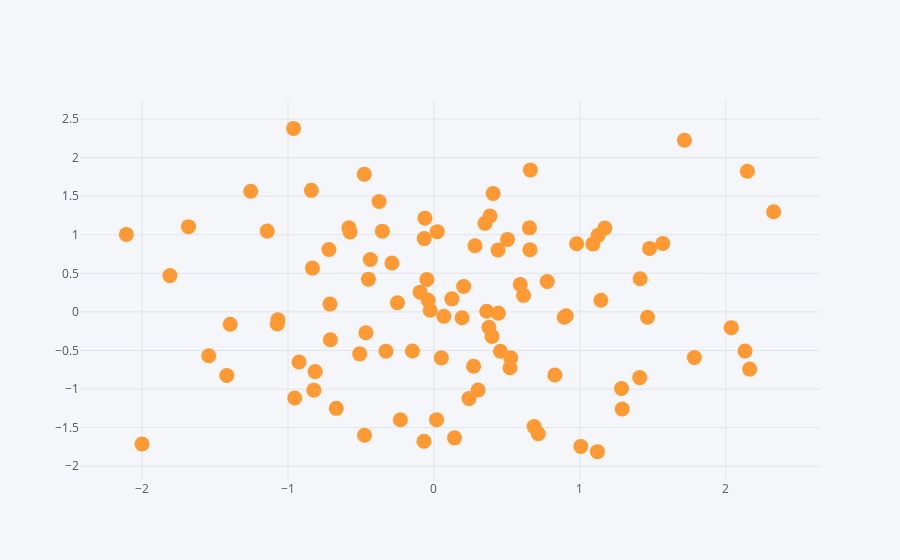

Notebook cell for this chart:
### Markdown cell above
## Scatter

### Code cell
df.iplot(kind='scatter',x='A',y='B',mode='markers',size=15)
